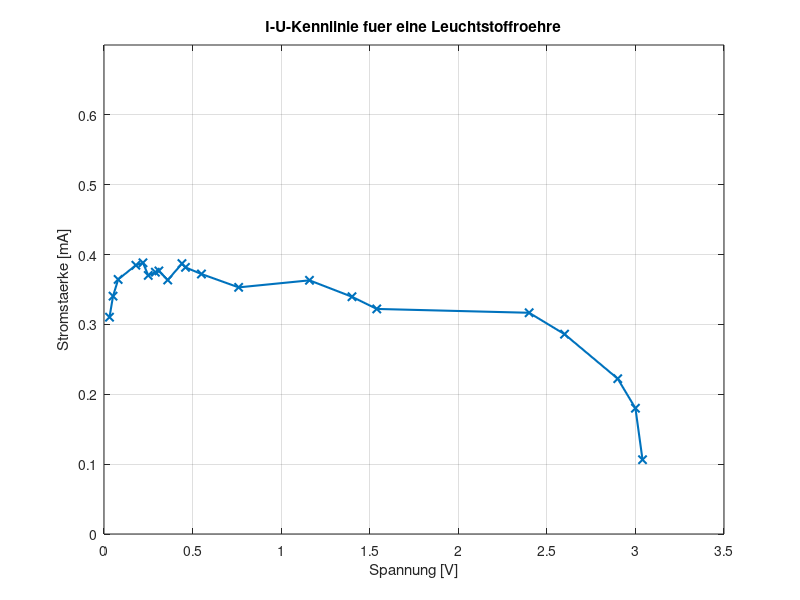
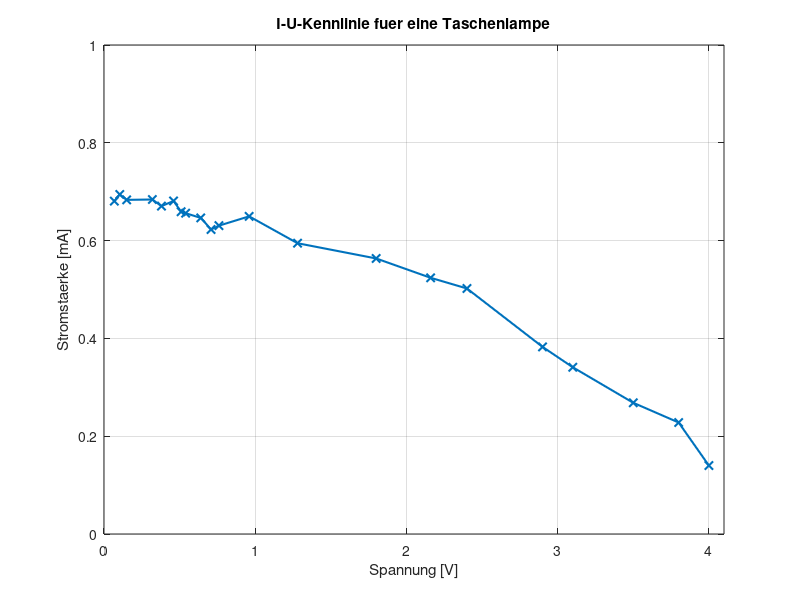
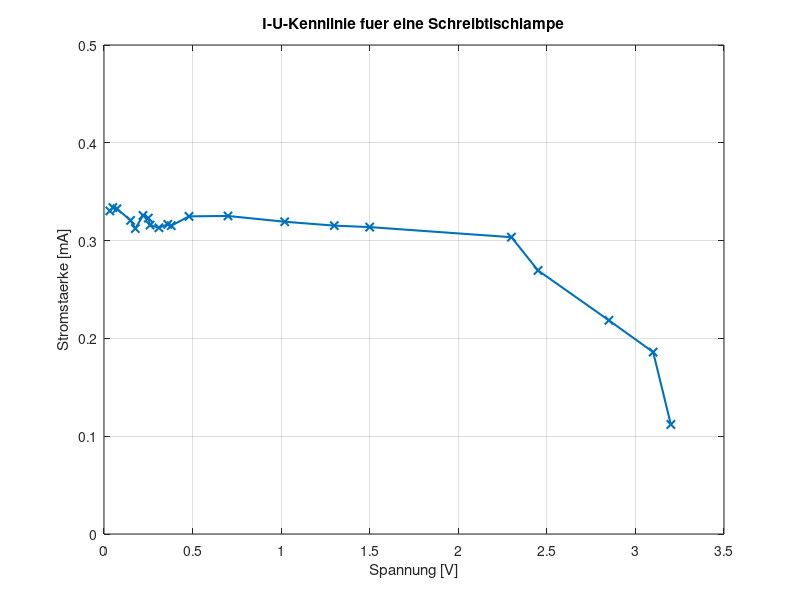

Write MATLAB code to recreate these figures, in order.
clear all;
%R_mess = 100kOhm
R_mess = 100000;
Widerstaende = [0, 100, 150, 220, 470, 570, 680, 780, 830, 1000, 1150, 1220, 1500, 2200, 3300, 4300, 5020, 8200, 10000, 15000, 20000, 40000];

Leuchtstoffroehre = zeros(22, 2);
%Gemessene Spannungen einfuegen als U_ges = 2 * U_mess
Leuchtstoffroehre(:, 1) = 2 * [1.53, 0.0155, 0.0255, 0.04, 0.09, 0.11, 0.125, 0.145, 0.155, 0.18, 0.22, 0.23, 0.275, 0.38, 0.58, 0.7, 0.77, 1.2, 1.3, 1.45, 1.5, 1.52];
%I_ges = ((2*U_mess)*(R_mess+R_L))/(R_mess*R_L)
for i = 1 : 22
    %Schon als 2*U_mess eingespeichert
    U_mess_2 = Leuchtstoffroehre(i, 1);
    R_L = Widerstaende(i);
    %in mA umrechnen: *1000
    Leuchtstoffroehre(i, 2) = (U_mess_2 * (R_mess + R_L)) / (R_mess * R_L) * 1000;
end
Leuchtstoffroehre = sortrows(Leuchtstoffroehre);

Taschenlampe = zeros(22, 2);
%Gemessene Spannungen einfuegen als U_ges = 2 * U_mess
Taschenlampe(:, 1) = 2 * [2.1, 0.034, 0.052, 0.075, 0.16, 0.19, 0.23, 0.255, 0.27, 0.32, 0.354, 0.38, 0.48, 0.64, 0.9, 1.08, 1.2, 1.45, 1.55, 1.75, 1.9, 2];
%I_ges = ((2*U_mess)*(R_mess+R_L))/(R_mess*R_L)
for i = 1 : 22
    %Schon als 2*U_mess eingespeichert
    U_mess_2 = Taschenlampe(i, 1);
    R_L = Widerstaende(i);
    %in mA umrechnen: *1000
    Taschenlampe(i, 2) = (U_mess_2 * (R_mess + R_L)) / (R_mess * R_L) * 1000;
end
Taschenlampe = sortrows(Taschenlampe);

Schreibtischlampe = zeros(22, 2);
%Gemessene Spannungen einfuegen als U_ges = 2 * U_mess
Schreibtischlampe(:, 1) = 2 * [1.75, 0.0165, 0.025, 0.0365, 0.075, 0.0885, 0.11, 0.125, 0.13, 0.155, 0.18, 0.19, 0.24, 0.35, 0.51, 0.65, 0.75, 1.15, 1.225, 1.425, 1.55, 1.6];
%I_ges = ((2*U_mess)*(R_mess+R_L))/(R_mess*R_L)
for i = 1 : 22
    %Schon als 2*U_mess eingespeichert
    U_mess_2 = Schreibtischlampe(i, 1);
    R_L = Widerstaende(i);
    %in mA umrechnen: *1000
    Schreibtischlampe(i, 2) = (U_mess_2 * (R_mess + R_L)) / (R_mess * R_L) * 1000;
end
Schreibtischlampe = sortrows(Schreibtischlampe);

figure1 = figure;
plot(Leuchtstoffroehre(:, 1), Leuchtstoffroehre(:, 2), '-x', 'LineWidth', 1.5);
title('I-U-Kennlinie fuer eine Leuchtstoffroehre');
grid on;
xlabel('Spannung [V]');
ylabel('Stromstaerke [mA]');
ylim([0, 0.7]);
saveas(figure1, '../pictures/I-U/Leuchtstoffroehre-UI.eps','epsc');

figure2 = figure;
plot(Taschenlampe(:, 1), Taschenlampe(:, 2), '-x', 'LineWidth', 1.5);
title('I-U-Kennlinie fuer eine Taschenlampe');
grid on;
xlabel('Spannung [V]');
ylabel('Stromstaerke [mA]');
ylim([0, 1]);
xlim([0, 4.1]);
saveas(figure2, '../pictures/I-U/Taschenlampe-UI.eps','epsc');

figure3 = figure;
plot(Schreibtischlampe(:, 1), Schreibtischlampe(:, 2), '-x', 'LineWidth', 1.5);
title('I-U-Kennlinie fuer eine Schreibtischlampe');
grid on;
xlabel('Spannung [V]');
ylabel('Stromstaerke [mA]');
ylim([0, 0.5]);
xlim([0, 3.5]);
saveas(figure3, '../pictures/I-U/Schreibtischlampe-UI.eps','epsc');